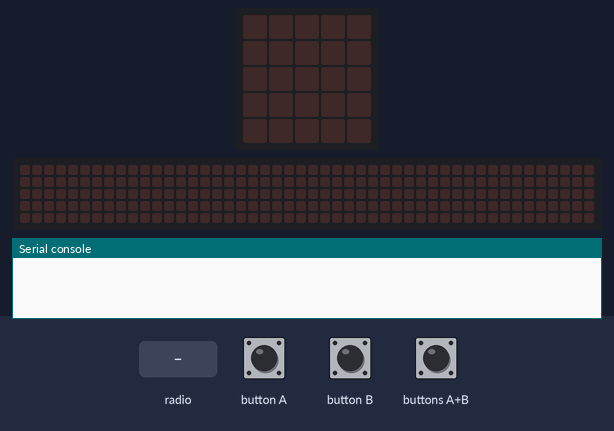
The program below on a simulated BBC micro:bit (MakeCode). Parts: the board's 5×5 LED display, a strip that is not on the board, showing the scrolling text unrolled, the last lines printed to the serial console. The inputs (shaded band) are chosen by the test bench. Random numbers come from a fixed seed; no radio messages arrive unless stated (any console line starting 'radio sent:' is added by the test bench); the 48×5 strip is a reading aid, not a part: it shows the text the display is scrolling, unrolled, one strip-width of it at a time.

Above: at 1.2 s.
1.3 s: button A pressed for 0.15 s
At 3.3 s:
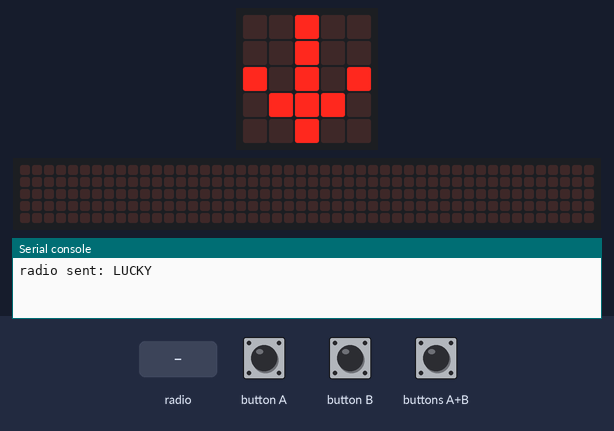
3.7 s: radio message "LUCKY" arrives
At 3.77 s:
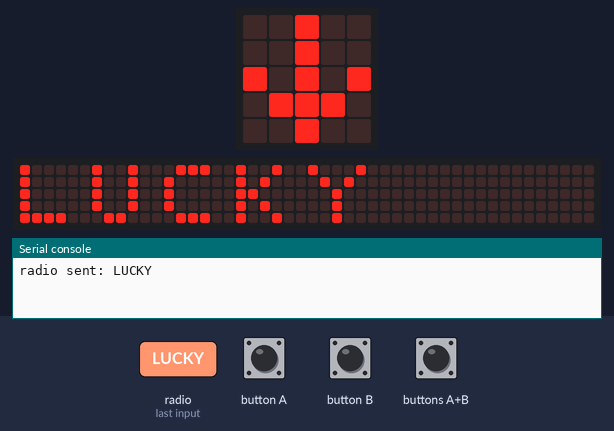
6.7 s: button B pressed for 0.15 s
At 9.5 s:
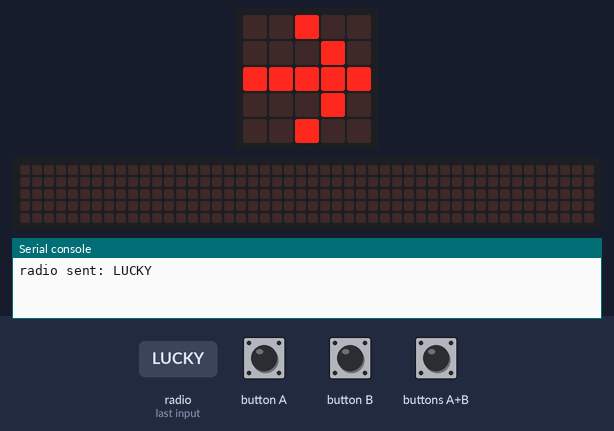
9.8 s: buttons A+B pressed for 0.15 s
12.9 s: button A pressed for 0.15 s
16.0 s: buttons A+B pressed for 1 s
At 17.42 s:
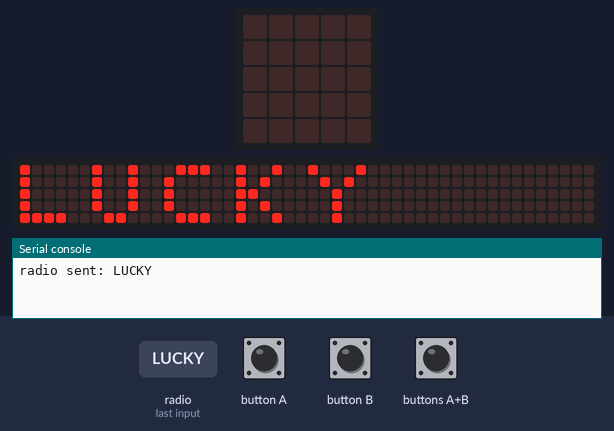

Measured:
- after the input at 1.3 s, the display: first changes after 0.15 s (image 1 shows a later state)
- after the input at 3.7 s, the display: changes at once (image 2)
- what the display in image 3 shows lasts 0.6 s, from 9.1 s to 9.7 s

The program:

main.ts
```typescript
let 頻道號碼 = 0
input.onButtonPressed(Button.A, function () {
    basic.showString("" + (頻道號碼))
    basic.clearScreen()
    basic.showArrow(ArrowNames.South)
    radio.sendString("LUCKY")
})
input.onButtonPressed(Button.AB, function () {
    basic.showString("" + (頻道號碼))
    basic.clearScreen()
})
radio.onReceivedString(function (receivedString) {
    while (true) {
        basic.showString(receivedString)
        basic.pause(200)
    }
})
input.onButtonPressed(Button.B, function () {
    頻道號碼 = randint(1, 30)
    radio.setGroup(頻道號碼)
    basic.showArrow(ArrowNames.East)
    basic.pause(200)
    basic.showString("" + (頻道號碼))
    basic.clearScreen()
})
```

test.ts
```typescript
// 在這裡測試；當此封包作為擴充功能時，將不會編譯此內容。
```
